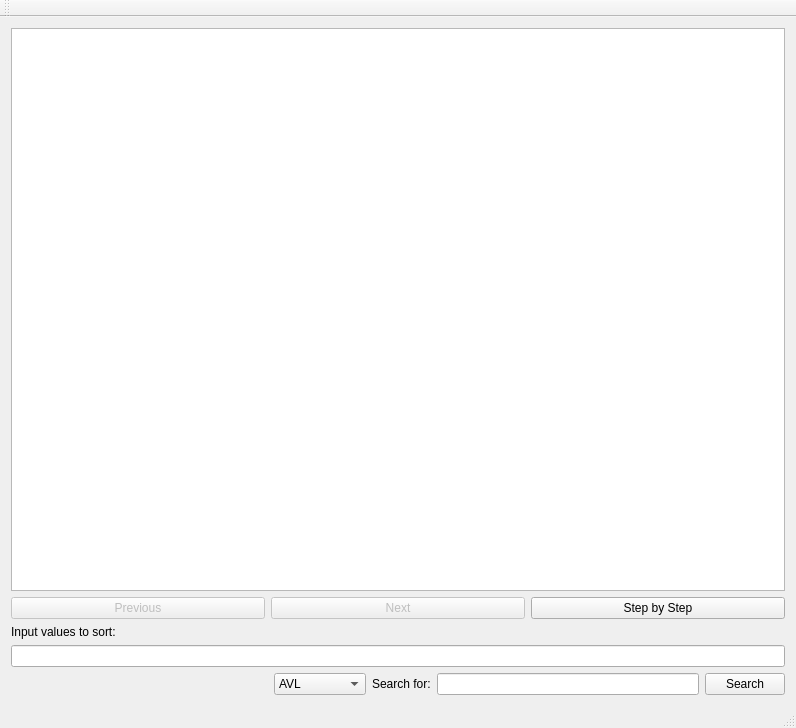
<?xml version="1.0" encoding="UTF-8"?>
<ui version="4.0">
 <class>BSTViewer</class>
 <widget class="QMainWindow" name="BSTViewer">
  <property name="geometry">
   <rect>
    <x>0</x>
    <y>0</y>
    <width>796</width>
    <height>728</height>
   </rect>
  </property>
  <property name="windowTitle">
   <string>BSTViewer</string>
  </property>
  <widget class="QWidget" name="centralWidget">
   <layout class="QGridLayout" name="gridLayout">
    <item row="2" column="0">
     <layout class="QHBoxLayout" name="horizontalLayout_2">
      <item>
       <spacer name="horizontalSpacer">
        <property name="orientation">
         <enum>Qt::Horizontal</enum>
        </property>
        <property name="sizeHint" stdset="0">
         <size>
          <width>40</width>
          <height>20</height>
         </size>
        </property>
       </spacer>
      </item>
      <item>
       <widget class="QComboBox" name="treetypeCombo">
        <item>
         <property name="text">
          <string>AVL</string>
         </property>
        </item>
        <item>
         <property name="text">
          <string>BST</string>
         </property>
        </item>
        <item>
         <property name="text">
          <string>MIN HEAP</string>
         </property>
        </item>
        <item>
         <property name="text">
          <string>MAX HEAP</string>
         </property>
        </item>
       </widget>
      </item>
      <item>
       <widget class="QLabel" name="label_2">
        <property name="text">
         <string>Search for:</string>
        </property>
       </widget>
      </item>
      <item>
       <widget class="QLineEdit" name="searchFor"/>
      </item>
      <item>
       <widget class="QPushButton" name="searchButton">
        <property name="text">
         <string>Search</string>
        </property>
       </widget>
      </item>
     </layout>
    </item>
    <item row="0" column="0">
     <layout class="QVBoxLayout" name="verticalLayout">
      <item>
       <widget class="QGraphicsView" name="treeDisplay">
        <property name="sceneRect">
         <rectf>
          <x>0.000000000000000</x>
          <y>0.000000000000000</y>
          <width>0.000000000000000</width>
          <height>0.000000000000000</height>
         </rectf>
        </property>
       </widget>
      </item>
      <item>
       <layout class="QHBoxLayout" name="horizontalLayout">
        <item>
         <widget class="QPushButton" name="previousButton">
          <property name="enabled">
           <bool>false</bool>
          </property>
          <property name="text">
           <string>Previous</string>
          </property>
         </widget>
        </item>
        <item>
         <widget class="QPushButton" name="nextButton">
          <property name="enabled">
           <bool>false</bool>
          </property>
          <property name="text">
           <string>Next</string>
          </property>
         </widget>
        </item>
        <item>
         <widget class="QPushButton" name="stepbystepButton">
          <property name="text">
           <string>Step by Step</string>
          </property>
         </widget>
        </item>
       </layout>
      </item>
     </layout>
    </item>
    <item row="1" column="0">
     <layout class="QVBoxLayout" name="verticalLayout_2">
      <item>
       <widget class="QLabel" name="label">
        <property name="text">
         <string>Input values to sort:</string>
        </property>
       </widget>
      </item>
      <item>
       <widget class="QLineEdit" name="treeValues"/>
      </item>
     </layout>
    </item>
   </layout>
  </widget>
  <widget class="QMenuBar" name="menuBar">
   <property name="geometry">
    <rect>
     <x>0</x>
     <y>0</y>
     <width>796</width>
     <height>22</height>
    </rect>
   </property>
  </widget>
  <widget class="QToolBar" name="mainToolBar">
   <attribute name="toolBarArea">
    <enum>TopToolBarArea</enum>
   </attribute>
   <attribute name="toolBarBreak">
    <bool>false</bool>
   </attribute>
  </widget>
  <widget class="QStatusBar" name="statusBar"/>
 </widget>
 <layoutdefault spacing="6" margin="11"/>
 <resources/>
 <connections/>
</ui>
